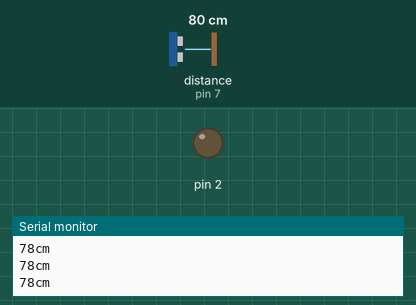
A sketch run on a simulated Arduino Uno, built with avr-gcc and run on an emulated ATmega328P. On the bench: output pins drawn as LEDs (lit = HIGH), the last lines printed to the serial monitor. Wiring (inferred from the names in the program): ultrasonic range finder: trigger pin 8; echo pin 7. The test bench sets the inputs (shaded band); at power-on: distance to the obstacle (sensor on pin 7) 80 cm. The echo pulse lasts 58.3 µs per cm; pins used as bus, display or sensor lines are not drawn.

Above: at 1.2 s.
1.3 s: distance to the obstacle (sensor on pin 7) set to 24 cm
2.8 s: distance to the obstacle (sensor on pin 7) set to 20 cm
At 4.1 s:
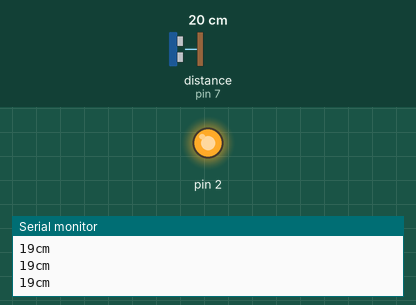
4.4 s: distance to the obstacle (sensor on pin 7) set to 35 cm
At 5.1 s:
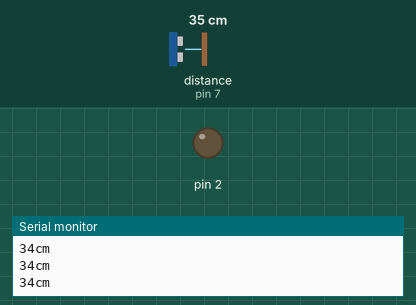
5.9 s: distance to the obstacle (sensor on pin 7) set to 2 cm
At 6.4 s:
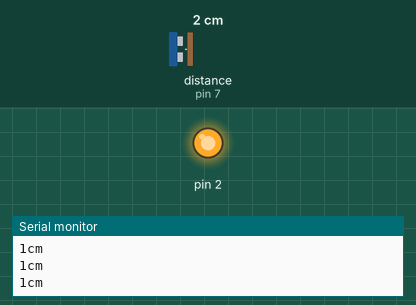
Timing chart, 0 to 8.4 s (numbered marks = the images above; inputs shaded):
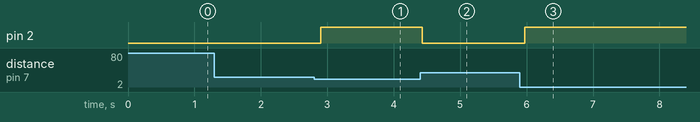

The sketch:

trigecho_led.ino
```cpp
void setup() {
  pinMode(7, INPUT); // Echo
  pinMode(8, OUTPUT); // Trig
  pinMode(2, OUTPUT);
  Serial.begin(9600);
}

void loop() {
  digitalWrite(8, HIGH);
  delayMicroseconds(10);
  digitalWrite(8, LOW);

  long times = pulseIn(7, HIGH); // 마이크로 단위의 시간을 받는다!!

  int distance = ((340 * times) / 10000) / 2;
  /*
  마이크로 단위의 시간을 초로 바꾸고, 이는 미터 단위이므로 센치미터로 바꾼 후,
  왔다갔다 중복 거리를 없애준다!
  */

  Serial.print(distance);
  Serial.println("cm");

  if(distance <= 20) digitalWrite(2, HIGH);
  else digitalWrite(2, LOW);

  delay(100);
}
```

Measured:
- the behaviour switches between 22 and 21 cm on distance to the obstacle (sensor on pin 7) (found by bisection; images 0 and 1)
- after the input at 2.8 s, pin 2: LOW → HIGH after 0.10 s
- after the input at 4.4 s, pin 2: HIGH → LOW at once
- after the input at 5.9 s, pin 2: LOW → HIGH after 0.07 s
